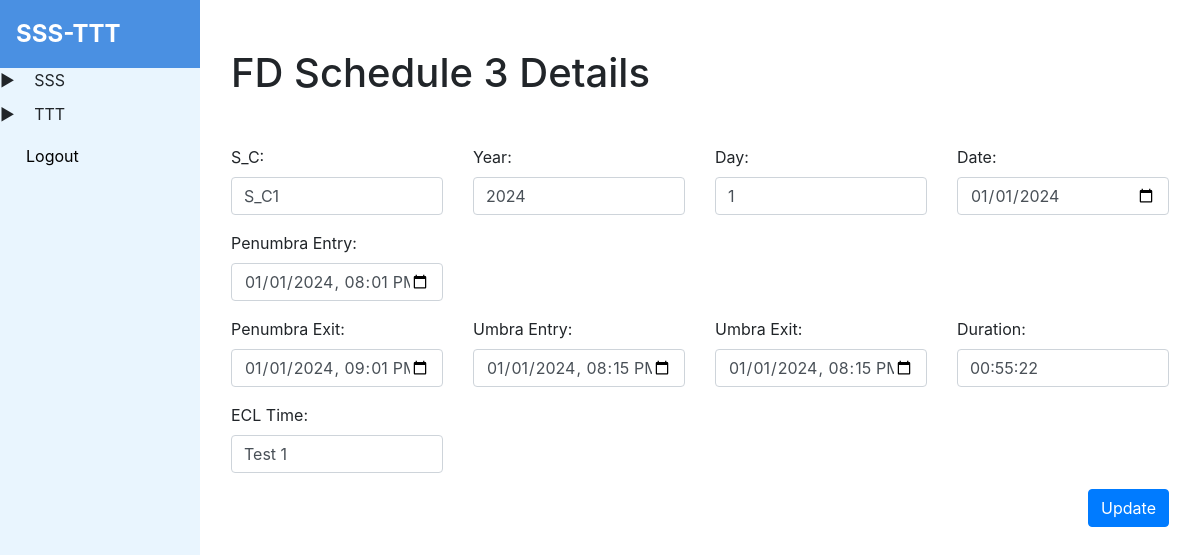
/fd_schedule_3/update/1 (signed in), run on the app's committed database.
### tables this page shows
CREATE TABLE 't_fd_schedule_3' (
        id INTEGER PRIMARY KEY AUTOINCREMENT,
        year INTEGER,
        day INTEGER,
        date DATE,
        penumbra_entry DATETIME NOT NULL,
        penumbra_exit DATETIME,
        umbra_entry DATETIME,
        umbra_exit DATETIME,
        duration VARCHAR(1000),
        ECL_TIME VARCHAR(255),
        S_C VARCHAR(255)
    );

### app.py (the view)
@app.route('/fd_schedule_3/update/<int:fd_schedule_id>')
@check_login
def fd_schedule_3_update_view(fd_schedule_id):
    data = get_record_by_table_name('t_fd_schedule_3', fd_schedule_id)
    return render_template('fd_schedule_3/fd_schedule_update.html', fd_schedule=data)

### app.py (called while the page is built)
def check_login(f):
    @wraps(f)
    def decorated_function(*args, **kwargs):
        if session.get('user') is None:
            return redirect(url_for('login'))
        return f(*args, **kwargs)
    return decorated_function

### db_helper.py (called while the page is built)
def get_record_by_table_name(table_name: str, record_id: int):
    cursor = conn.cursor()
    cursor.execute(f'SELECT * FROM {table_name} WHERE id = {record_id}')
    result = cursor.fetchone()
    cursor.close()
    return result

### templates/fd_schedule_3/fd_schedule_update.html (shortened to what this page needs)
{% extends 'base.html' %}
{% block content %}
  <div class="container my-5">
    <div class="row">
      <div class="col-12">
        <h1 class="text-start mb-5">FD Schedule 3 Details</h1>
      </div>
    </div>
      <form method="POST" action="/api/fd_schedule_3/update/{{fd_schedule[0]}}">
        <div class="row">
          <div class="col-md-3">
            <div class="form-group">
              <label>S_C:</label>
              <input type="text" class="form-control" id="s_c" name="s_c" value="{{ fd_schedule[10] }}">
            </div>
          </div>
          <div class="col-md-3">
            <div class="form-group">
              <label>Year:</label>
              <input type="text" class="form-control" id="year" name="year" value="{{ fd_schedule[1] }}">
            </div>
          </div>
          <div class="col-md-3">
            <div class="form-group">
              <label>Day:</label>
              <input type="text" class="form-control" id="day" name="day" value="{{ fd_schedule[2] }}">
            </div>
          </div>
          <div class="col-md-3">
            <div class="form-group">
              <label>Date:</label>
              <input type="date" class="form-control" id="date" name="date" value="{{ fd_schedule[3] }}">
            </div>
          </div>
          <div class="col-md-3">
            <div class="form-group">
              <label>Penumbra Entry:</label>
              <input type="datetime-local" class="form-control" id="penumbra_entry" name="penumbra_entry" value="{{ fd_schedule[4] }}">
            </div>
          </div>
        </div>
        <div class="row">
          <div class="col-md-3">
            <div class="form-group">
              <label>Penumbra Exit:</label>
              <input type="datetime-local" class="form-control" id="penumbra_exit" name="penumbra_exit" value="{{ fd_schedule[5] }}">
            </div>
          </div>
          <div class="col-md-3">
            <div class="form-group">
              <label>Umbra Entry:</label>
              <input type="datetime-local" class="form-control" id="umbra_entry" name="umbra_entry" value="{{ fd_schedule[6] }}">
            </div>
          </div>
          <div class="col-md-3">
            <div class="form-group">
              <label>Umbra Exit:</label>
              <input type="datetime-local" class="form-control" id="umbra_exit" name="umbra_exit" value="{{ fd_schedule[7] }}">
            </div>
          </div>
          <div class="col-md-3">
            <div class="form-group">
              <label>Duration:</label>
              <input type="text" class="form-control" id="duration" name="duration" value="{{ fd_schedule[8] }}">
            </div>
          </div>
        </div>
        <div class="row">
          <div class="col-md-3">
            <div class="form-group">
              <label>ECL Time:</label>
              <input type="text" class="form-control" id="ecl_time" name="ecl_time" value="{{ fd_schedule[9] }}">
            </div>
          </div>
        </div>
        <div class="d-flex justify-content-end align-items-center">
          <button type="submit" class="btn btn-primary">Update</button>
        </div>
        </form>
  </div>
{% endblock %}

### data on the page
t_fd_schedule_3: s_c "S_C1", year "2024", day "1", date "01/01/2024", penumbra_entry "01/01/2024 20:01", penumbra_exit "01/01/2024 21:01", umbra_entry "01/01/2024 20:15", umbra_exit "01/01/2024 20:15", duration "00:55:22", ecl_time "Test 1"
